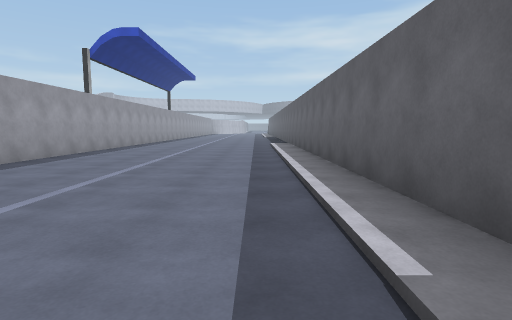
[1] (above)

16 first-person views from a walk through a scene from a Unity 3-D project. The camera is 1.4 m above the floor, tilts 6° down and sees 80° across. The floor is counted in squares, 2 m on a side. Each view is taken from the middle of a square. On the plan, view 1 faces up. The plan holds only what a view shows up to about 10 squares ahead; the rest is blank. The place goes on beyond the plan. The player is left out. Some animated figures are not drawn. Surface patterns are stand-ins for the level's own textures.

[2]
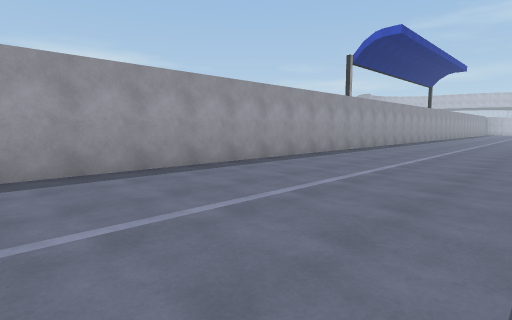

[3]
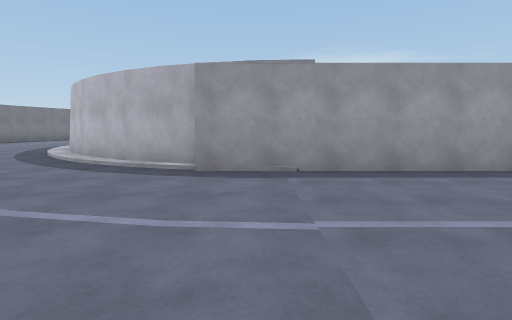

[4]
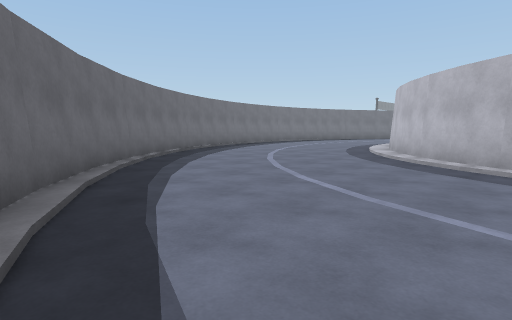

[5]
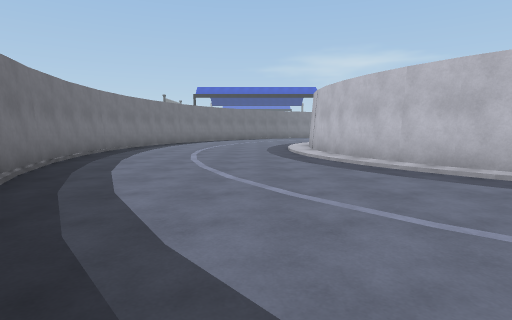

[6]
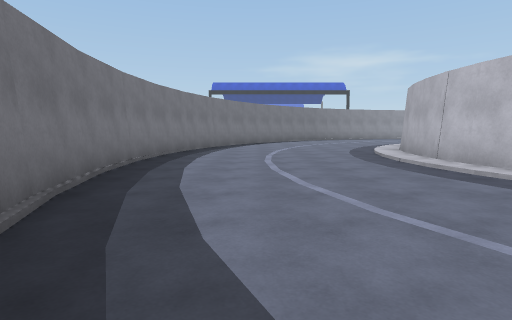

[7]
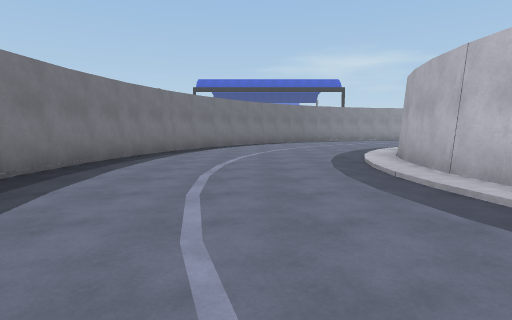

[8]
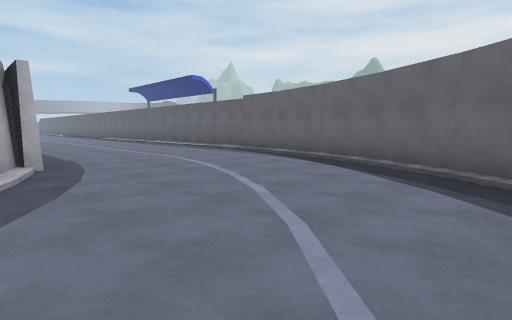

[9]
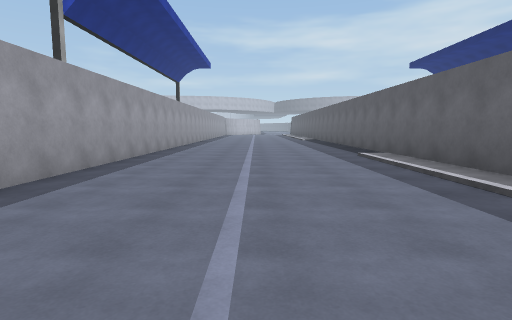

[10]
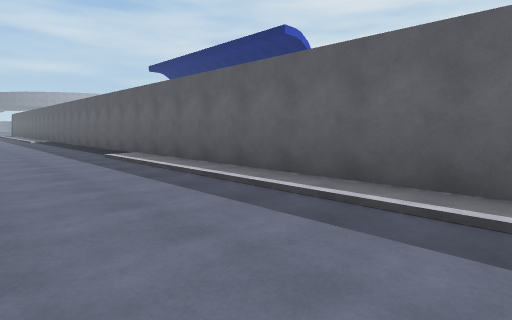

[11]
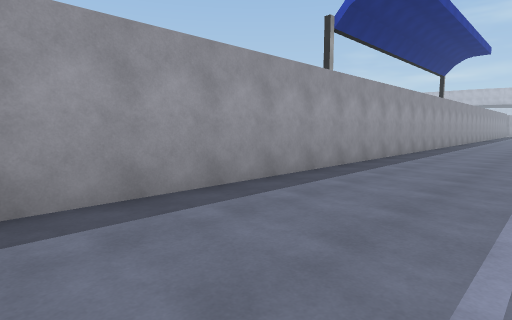

[12]
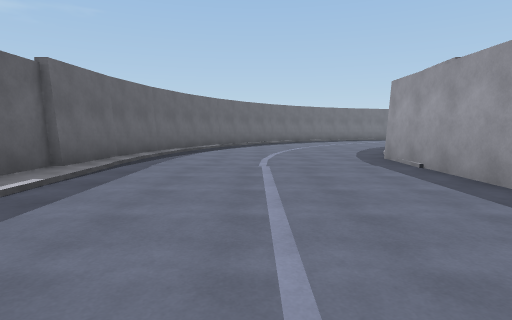

[13]
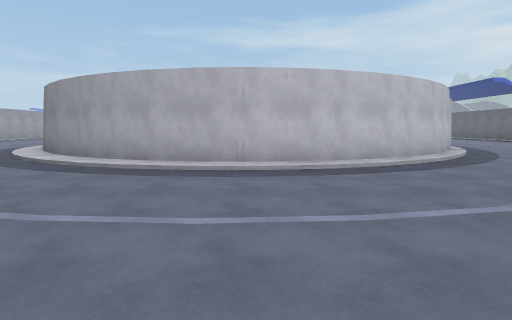

[14]
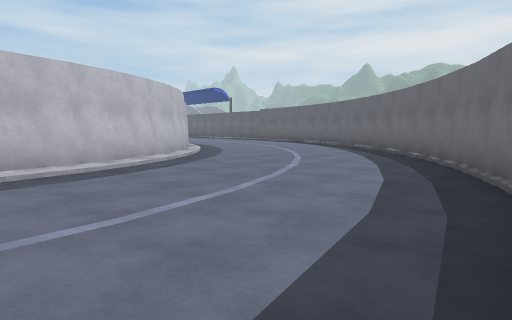

[15]
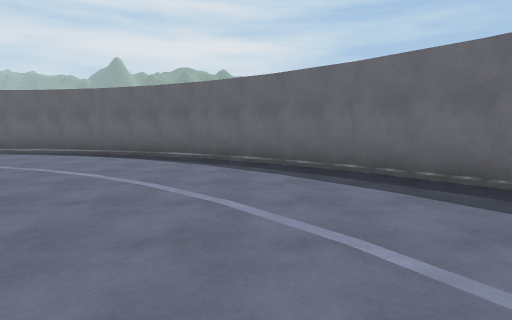

[16]
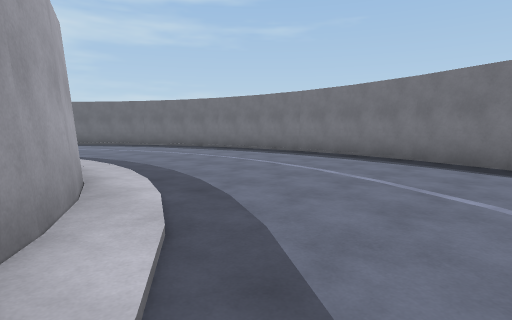

### Floor plan
Points are (right, up) in squares from view 1. A wall is a line through its corners. A room is listed if a view was taken in it or the views show most of it. See-through windows are left out.
Room 1 (views 1, 2, 3, 4, 5, 6, 7, 8, 9, 10, 11, 12, 13, 14, 15, 16)
walls: (-5.6, -2.7) (-6.1, -3.7); (-6, -3.6) (-6.6, -4.5); (-5.3, -1.8) (-5.7, -2.9); (-5.2, -1.1) (-5.3, -1.9); (-6.6, -4.4) (-7.3, -5.2); (-7.2, -5.1) (-7.9, -5.8); (-7.9, -5.7) (-8.8, -6.4); (-8.7, -6.3) (-9.7, -6.8); (0.2, -5.3) (0.8, -3.5); (0.8, -3.6) (1.1, -1.7); (-9.6, -6.7) (-10.5, -7); (1.1, -1.8) (1.2, 0); (-1.6, -8.3) (-0.6, -6.8) (0.2, -5.1); (-10.4, -7) (-11.5, -7.2); (1.4, -0.1) (1.4, 15.9); (-2.8, -9.7) (-1.5, -8.2); (-11.3, -7.2) (-12.4, -7.3); (-4.2, -10.9) (-2.7, -9.6); (-12.2, -7.3) (-13.2, -7.2); (-5.6, -11.8) (-4, -10.8); (-13, -7.2) (-14.1, -7); (-7.2, -12.6) (-5.5, -11.8); (-14, -7.1) (-15, -6.7); (-14.9, -6.8) (-15.9, -6.3); (-15.7, -6.4) (-16.7, -5.8); (-10.6, -13.5) (-8.8, -13.1) (-7.1, -12.5); (-16.6, -5.8) (-17.4, -5.1); (-17.3, -5.2) (-18, -4.4); (-12.4, -13.6) (-10.5, -13.5); (-14.1, -13.5) (-12.2, -13.6); (-15.7, -13.1) (-13.9, -13.5); (-18, -12.2) (-17.4, -12.6) (-15.6, -13.2); (-5, 16.2) (-5, -2)

Where each view was taken, in squares from view 1:
view 1: 0 up, 0 right, facing up
view 2: 0 up, 0 right, facing up-left
view 3: 1 down, 0 right, facing left
view 4: 3 down, 0 right, facing down-left
view 5: 9 down, 3 left, facing left
view 6: 11 down, 6 left, facing left
view 7: 10 down, 8 left, facing left
view 8: 8 down, 6 left, facing up-right
view 9: 5 up, 2 left, facing up
view 10: 5 up, 2 left, facing up-right
view 11: 5 up, 2 left, facing up-left
view 12: 5 up, 2 left, facing down
view 13: 13 down, 12 left, facing up
view 14: 13 down, 12 left, facing up-right
view 15: 8 down, 8 left, facing right
view 16: 6 down, 18 left, facing down-right
